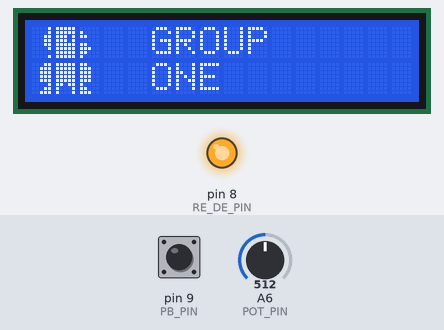
The sketch below on a simulated Arduino Nano, built with avr-gcc and run on an emulated ATmega328P. Parts: 16×2 character LCD, output pins drawn as LEDs (lit = HIGH). Inputs (shaded band) come from the test bench; at power-on: pin 9 (PB_PIN) HIGH, A6 (POT_PIN) = 512. What the sketch prints to the serial monitor is not drawn.

Above: at 2.3 s.
At 9.4 s:
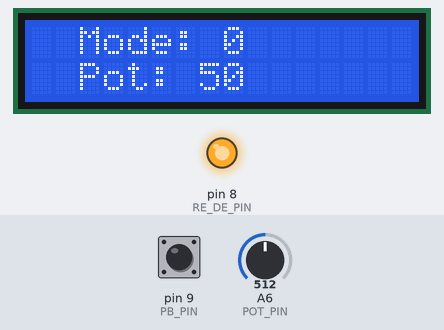
9.5 s: pin 9 (PB_PIN) pulled LOW for 1 s
At 11.36 s:
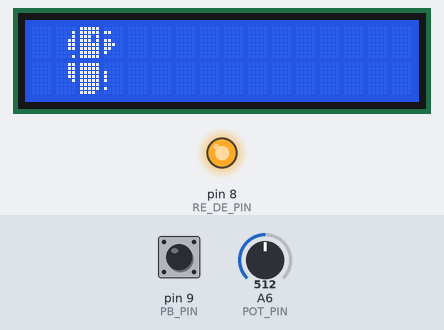
At 23.0 s:
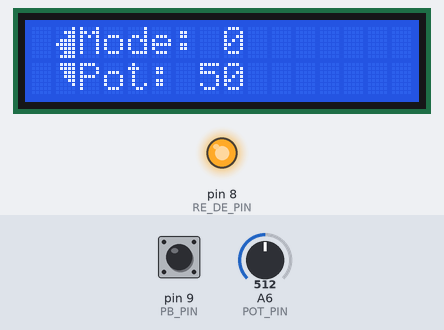
Timing chart, 0 to 23.3 s (numbered marks = the images above; inputs shaded):
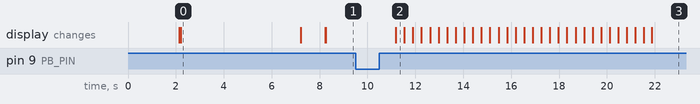

The sketch:

RS_Master.ino
```cpp
#include <LiquidCrystal_I2C.h>
LiquidCrystal_I2C lcd(0x27, 16, 2);

void setup() {
  setupComs(9600);
  setupComponent();
  setupDisplay();
  delay(1000);
}

void loop() {
  sendData();
  updateData();
  updateDisplay();
//  debugPacket();
}
```

Data.ino
```cpp
#define POT_PIN   A6
#define PB_PIN    9

void setupComponent() {
  pinMode(POT_PIN, INPUT);
  pinMode(PB_PIN, INPUT_PULLUP);
}

void getMappedPot() {
  uint16_t pot_value = analogRead(POT_PIN);
  data.mapped_pot = map(pot_value, 0, 1023, 1, 100);
}

void switchMode() {
  uint8_t is_pressed = digitalRead(PB_PIN);

  if (!is_pressed) {
    if (data.mode >= 3) {
      data.mode = 0;
    } else {
      data.mode += 1;
    }
    delay(500);
  }
}

void updateData() {
  getMappedPot();
  switchMode();
}
```

Display.ino
```cpp
// setting animation speed (delay between frames)
int x = 300;
// setting time for Man waiting
int y = 3000;

void setupDisplay() {
  lcd.init();
  lcd.backlight();
  // clear the LCD screen:
  lcd.clear();


  // get the standing man part on the screen:
  standingMan();
  // delay(y);
  lcd.setCursor(4, 0);
  lcd.print("This Project");

  lcd.setCursor(4, 1);
  lcd.print("Done By");
  delay(2000);
  lcd.clear();
  standingMan();
  // delay(y);
  lcd.setCursor(5, 0);
  lcd.print("GROUP");

  lcd.setCursor(5, 1);
  lcd.print("ONE");
  delay(5000);
  lcd.clear();
}

void updateDisplay() {
  bool clears = false;
  uint8_t prev_mode;
  if (data.mode == 0 || data.mode == 1) {
    lcd.setCursor(2, 0);
    lcd.print("Mode: " + topRow + "   ");
    lcd.setCursor(2, 1);
    lcd.print("Pot: " + bottomRow + "   ");
  } else if (data.mode == 2) {
    delay(500);
    animateMario();
    data.mode = 0;
  }

  if (data.mode != prev_mode) {
    clears = true;
    delay(100);
    clears = false;
  } else {
    clears = false;
    prev_mode = data.mode;
  }

  if (clears) lcd.clear();
}

void animateMario() {
  // run to the the right:
  runningManR();
  // slip to the right:
  ManslipR();
  // now run to the left:
  runningManL();
  // slip to the left:
  ManslipL();
}

// START setting all the pixel-art
//setting pixels for standing man:
//step 1 of 1:
byte stepA1[8] = {B00011, B00111, B00111, B00111, B00111, B00001, B00011, B00111};
byte stepA2[8] = {B00001, B00001, B00011, B00011, B00011, B00001, B00000, B00001};
byte stepA3[8] = {B11111, B11111, B11111, B11111, B11111, B11011, B10001, B10001};
byte stepA4[8] = {B11111, B11111, B11101, B11101, B11111, B11111, B11111, B11111};
byte stepA5[8] = {B11000, B11100, B11100, B11100, B11100, B10000, B11000, B11100};
byte stepA6[8] = {B00000, B10000, B11000, B00000, B11000, B11100, B11000, B10000};

//setting pixels for running man right:
//step 1 of 3:
byte stepB1[8] = {B00011, B00011, B00011, B00011, B00001, B00000, B00000, B00000};
byte stepB2[8] = {B00000, B00001, B00001, B00011, B00011, B00011, B00000, B00001};
byte stepB3[8] = {B11111, B11111, B11111, B11111, B11111, B11111, B11111, B11110};
byte stepB4[8] = {B11111, B11111, B11101, B11101, B11111, B11111, B11111, B11111};
byte stepB5[8] = {B00000, B00000, B10000, B10000, B10000, B00000, B10000, B00000};
byte stepB6[8] = {B00000, B11000, B00000, B11000, B11100, B11000, B10000, B00000};

//step 2 of 3
byte stepC1[8] = {B11111, B11111, B11101, B00011, B00111, B01111, B01111, B00111};
byte stepC2[8] = {B00000, B00001, B00001, B00011, B00011, B00011, B00000, B00111};
byte stepC3[8] = {B11111, B11111, B11111, B11111, B11111, B10011, B00000, B00000};
byte stepC4[8] = {B11111, B11111, B11101, B11101, B11111, B11111, B11111, B11111};
byte stepC5[8] = {B11110, B11110, B01100, B11100, B11100, B11100, B00000, B00000};
byte stepC6[8] = {B00000, B11000, B00000, B11000, B11100, B11000, B10000, B00000};

//step 3 of 3
byte stepD1[8] = {B00001, B00011, B00111, B00111, B00111, B01111, B01100, B00000};
byte stepD2[8] = {B00000, B00000, B00001, B00001, B00011, B00011, B00011, B00000};
byte stepD3[8] = {B11111, B11111, B11111, B11111, B11111, B11111, B11110, B11111};
byte stepD4[8] = {B00000, B11111, B11111, B11101, B11101, B11111, B11111, B11111};
byte stepD5[8] = {B10000, B11000, B10000, B00000, B00000, B00000, B00000, B00000};
byte stepD6[8] = {B00000, B00000, B11000, B00000, B11000, B11100, B11000, B10000};

//setting pixels for man slipping right
//step 1 of 3
byte slipA1[8] = {B00111, B00111, B00011, B00011, B00001, B01111, B01111, B00111};
byte slipA2[8] = {B00000, B00011, B00111, B01111, B01111, B00111, B00011, B00111};
byte slipA3[8] = {B11111, B11111, B11111, B11111, B11111, B11111, B11000, B10000};
byte slipA4[8] = {B11111, B11111, B11101, B11101, B11111, B11111, B11111, B11111};
byte slipA5[8] = {B11000, B11000, B10000, B00000, B00000, B00000, B00000, B00000};
byte slipA6[8] = {B00000, B11000, B00000, B11100, B11100, B11000, B10000, B11000};

//step 2 of 3
byte slipB1[8] = {B00011, B00011, B00001, B00001, B00000, B00111, B00111, B00011};
byte slipB2[8] = {B00000, B00001, B00011, B00111, B00111, B00011, B00001, B00011};
byte slipB3[8] = {B11111, B11111, B11111, B11111, B11111, B11111, B11100, B11000};
byte slipB4[8] = {B11111, B11111, B11110, B11110, B11111, B11111, B11111, B11111};
byte slipB5[8] = {B11100, B11100, B11000, B10000, B10000, B00000, B00000, B00000};
byte slipB6[8] = {B00000, B11000, B10000, B11100, B11110, B11100, B11000, B11100};

//step 3 of 3
byte slipC1[8] = {B00001, B00001, B00000, B00000, B00000, B00011, B00011, B00001};
byte slipC2[8] = {B00000, B00000, B00001, B00011, B00011, B00001, B00000, B00001};
byte slipC3[8] = {B11111, B11111, B11111, B11111, B11111, B11111, B11110, B11100};
byte slipC4[8] = {B01111, B11111, B11111, B11111, B11111, B11111, B11111, B11111};
byte slipC5[8] = {B11110, B11110, B11100, B11000, B11000, B10000, B00000, B00000};
byte slipC6[8] = {B10000, B11100, B11000, B11110, B11111, B11110, B11100, B11110};

//setting pixels for man running left
//step 1 of 3
byte stepE1[8] = {B00000, B00001, B00001, B00001, B00000, B00000, B00001, B00000};
byte stepE2[8] = {B00000, B00011, B00000, B00011, B00111, B00011, B00001, B00000};
byte stepE3[8] = {B11111, B11111, B11111, B11111, B11111, B11111, B11111, B01111};
byte stepE4[8] = {B11111, B11111, B10111, B10111, B11111, B11111, B11111, B11111};
byte stepE5[8] = {B11000, B11000, B11000, B11000, B10000, B00000, B00000, B00000};
byte stepE6[8] = {B00000, B10000, B10000, B11000, B11000, B11000, B10000, B10000};

//step 2 of 3
byte stepF1[8] = {B01111, B01111, B01100, B00111, B00111, B00111, B00000, B00000};
byte stepF2[8] = {B00000, B00011, B00000, B00011, B00111, B00011, B00001, B00000};
byte stepF3[8] = {B11111, B11111, B11111, B11111, B11111, B11001, B00000, B00000};
byte stepF4[8] = {B11111, B11111, B10111, B10111, B11111, B11111, B11111, B11111};
byte stepF5[8] = {B11111, B11111, B10111, B11000, B11100, B11110, B11110, B11100};
byte stepF6[8] = {B00000, B10000, B10000, B11000, B11000, B11000, B00000, B11100};

//step 3 of 3
byte stepG1[8] = {B00001, B00011, B00001, B00000, B00000, B00000, B00000, B00000};
byte stepG2[8] = {B00000, B00000, B00011, B00000, B00011, B00111, B00011, B00001};
byte stepG3[8] = {B11111, B11111, B11111, B11111, B11111, B11111, B01111, B11111};
byte stepG4[8] = {B00000, B11111, B11111, B10111, B10111, B11111, B11111, B11111};
byte stepG5[8] = {B10000, B11000, B11100, B11100, B11100, B11110, B00110, B00000};
byte stepG6[8] = {B00000, B00000, B10000, B10000, B11000, B11000, B11000, B00000};

//setting pixels for man slipping left
//step 1 of 3
byte slipD1[8] = {B00011, B00011, B00001, B00000, B00000, B00000, B00000, B00000};
byte slipD2[8] = {B00000, B00001, B00000, B00011, B00111, B00011, B00001, B00011};
byte slipD3[8] = {B11111, B11111, B11111, B11111, B11111, B11111, B00011, B00001};
byte slipD4[8] = {B11111, B11111, B10111, B10111, B11111, B11111, B11111, B11111};
byte slipD5[8] = {B11100, B11100, B11000, B11000, B10000, B11110, B11110, B11100};
byte slipD6[8] = {B00000, B11000, B11100, B11110, B11110, B11100, B11000, B11100};

//step 2 of 3
byte slipE1[8] = {B00111, B00111, B00111, B00011, B00001, B00000, B00000, B00000};
byte slipE2[8] = {B00000, B00011, B00001, B00111, B01111, B00111, B00011, B00111};
byte slipE3[8] = {B11111, B11111, B11111, B11111, B11111, B11111, B00111, B00011};
byte slipE4[8] = {B11111, B11111, B01111, B01111, B11111, B11111, B11111, B11111};
byte slipE5[8] = {B11000, B11000, B10000, B00000, B10000, B11100, B11100, B11000};
byte slipE6[8] = {B00000, B00000, B11000, B11100, B11100, B11000, B10000, B11000};

//step 3 of 3
byte slipF1[8] = {B01111, B01111, B00111, B00111, B00011, B00001, B00000, B00000};
byte slipF2[8] = {B00001, B00111, B00011, B01111, B11111, B01111, B00111, B01111};
byte slipF3[8] = {B11111, B11111, B11111, B11111, B11111, B11111, B01111, B00111};
byte slipF4[8] = {B11110, B11111, B11111, B11111, B11111, B11111, B11111, B11111};
byte slipF5[8] = {B00000, B00000, B00000, B00000, B00000, B11000, B11000, B10000};
byte slipF6[8] = {B00000, B00000, B10000, B11000, B11000, B10000, B00000, B10000};
// END setting all the pixel-art

// START putting al the pixel-art we defined before in his place for each animation part
// standing man animation part
void standingMan() {
  int a = 0;
  int b = a + 1;
  int c = a + 2;
  lcd.createChar(1, stepA1);
  lcd.createChar(2, stepA2);
  lcd.createChar(3, stepA3);
  lcd.createChar(4, stepA4);
  lcd.createChar(5, stepA5);
  lcd.createChar(6, stepA6);
  lcd.setCursor(a, 1);
  lcd.write(1);
  lcd.setCursor(a, 0);
  lcd.write(2);
  lcd.setCursor(b, 1);
  lcd.write(3);
  lcd.setCursor(b, 0);
  lcd.write(4);
  lcd.setCursor(c, 1);
  lcd.write(5);
  lcd.setCursor(c, 0);
  lcd.write(6);
}

// running man to the right animation part
void runningManR() {
  for (int a = 0; a < 11; a += 4) {
    int b = a + 1;
    int c = a + 2;
    int d = a + 3;
    int e = a + 4;
    int f = a + 5;
    int g = a + 6;
    lcd.clear();
    lcd.createChar(1, stepB1);
    lcd.createChar(2, stepB2);
    lcd.createChar(3, stepB3);
    lcd.createChar(4, stepB4);
    lcd.createChar(5, stepB5);
    lcd.createChar(6, stepB6);
    lcd.setCursor(b, 1);
    lcd.write(1);
    lcd.setCursor(b, 0);
    lcd.write(2);
    lcd.setCursor(c, 1);
    lcd.write(3);
    lcd.setCursor(c, 0);
    lcd.write(4);
    lcd.setCursor(d, 1);
    lcd.write(5);
    lcd.setCursor(d, 0);
    lcd.write(6);
    delay(x);
    lcd.clear();
    lcd.createChar(1, stepC1);
    lcd.createChar(2, stepC2);
    lcd.createChar(3, stepC3);
    lcd.createChar(4, stepC4);
    lcd.createChar(5, stepC5);
    lcd.createChar(6, stepC6);
    lcd.setCursor(c, 1);
    lcd.write(1);
    lcd.setCursor(c, 0);
    lcd.write(2);
    lcd.setCursor(d, 1);
    lcd.write(3);
    lcd.setCursor(d, 0);
    lcd.write(4);
    lcd.setCursor(e, 1);
    lcd.write(5);
    lcd.setCursor(e, 0);
    lcd.write(6);
    delay(x);
    lcd.clear();
    lcd.createChar(1, stepB1);
    lcd.createChar(2, stepB2);
    lcd.createChar(3, stepB3);
    lcd.createChar(4, stepB4);
    lcd.createChar(5, stepB5);
    lcd.createChar(6, stepB6);
    lcd.setCursor(d, 1);
    lcd.write(1);
    lcd.setCursor(d, 0);
    lcd.write(2);
    lcd.setCursor(e, 1);
    lcd.write(3);
    lcd.setCursor(e, 0);
    lcd.write(4);
    lcd.setCursor(f, 1);
    lcd.write(5);
    lcd.setCursor(f, 0);
    lcd.write(6);
    delay(x);
    lcd.clear();
    lcd.createChar(1, stepD1);
    lcd.createChar(2, stepD2);
    lcd.createChar(3, stepD3);
    lcd.createChar(4, stepD4);
    lcd.createChar(5, stepD5);
    lcd.createChar(6, stepD6);
    lcd.setCursor(e, 1);
    lcd.write(1);
    lcd.setCursor(e, 0);
    lcd.write(2);
    lcd.setCursor(f, 1);
    lcd.write(3);
    lcd.setCursor(f, 0);
    lcd.write(4);
    lcd.setCursor(g, 1);
    lcd.write(5);
    lcd.setCursor(g, 0);
    lcd.write(6);
    delay(x);
  }
}

// slipping man the the right animation part
void ManslipR() {
  int a = 13;
  int b = a + 1;
  int c = a + 2;
  lcd.clear();
  lcd.createChar(1, slipA1);
  lcd.createChar(2, slipA2);
  lcd.createChar(3, slipA3);
  lcd.createChar(4, slipA4);
  lcd.createChar(5, slipA5);
  lcd.createChar(6, slipA6);
  lcd.setCursor(a, 1);
  lcd.write(1);
  lcd.setCursor(a, 0);
  lcd.write(2);
  lcd.setCursor(b, 1);
  lcd.write(3);
  lcd.setCursor(b, 0);
  lcd.write(4);
  lcd.setCursor(c, 1);
  lcd.write(5);
  lcd.setCursor(c, 0);
  lcd.write(6);
  delay(x);
  lcd.clear();
  lcd.createChar(1, slipB1);
  lcd.createChar(2, slipB2);
  lcd.createChar(3, slipB3);
  lcd.createChar(4, slipB4);
  lcd.createChar(5, slipB5);
  lcd.createChar(6, slipB6);
  lcd.setCursor(a, 1);
  lcd.write(1);
  lcd.setCursor(a, 0);
  lcd.write(2);
  lcd.setCursor(b, 1);
  lcd.write(3);
  lcd.setCursor(b, 0);
  lcd.write(4);
  lcd.setCursor(c, 1);
  lcd.write(5);
  lcd.setCursor(c, 0);
  lcd.write(6);
  delay(x);
  lcd.createChar(1, slipC1);
  lcd.createChar(2, slipC2);
  lcd.createChar(3, slipC3);
  lcd.createChar(4, slipC4);
  lcd.createChar(5, slipC5);
  lcd.createChar(6, slipC6);
  lcd.setCursor(a, 1);
  lcd.write(1);
  lcd.setCursor(a, 0);
  lcd.write(2);
  lcd.setCursor(b, 1);
  lcd.write(3);
  lcd.setCursor(b, 0);
  lcd.write(4);
  lcd.setCursor(c, 1);
  lcd.write(5);
  lcd.setCursor(c, 0);
  lcd.write(6);
  delay(x);
}

// running man to the left animation part
void runningManL() {
  for (int a = 16; a > 4; a -= 4) {
    int b = a - 1;
    int c = a - 2;
    int d = a - 3;
    int e = a - 4;
    int f = a - 5;
    int g = a - 6;
    lcd.clear();
    lcd.createChar(1, stepE1);
    lcd.createChar(2, stepE2);
    lcd.createChar(3, stepE3);
    lcd.createChar(4, stepE4);
    lcd.createChar(5, stepE5);
    lcd.createChar(6, stepE6);
    lcd.setCursor(d, 1);
    lcd.write(1);
    lcd.setCursor(d, 0);
    lcd.write(2);
    lcd.setCursor(c, 1);
    lcd.write(3);
    lcd.setCursor(c, 0);
    lcd.write(4);
    lcd.setCursor(b, 1);
    lcd.write(5);
    lcd.setCursor(b, 0);
    lcd.write(6);
    delay(x);
    lcd.clear();
    lcd.createChar(1, stepF1);
    lcd.createChar(2, stepF2);
    lcd.createChar(3, stepF3);
    lcd.createChar(4, stepF4);
    lcd.createChar(5, stepF5);
    lcd.createChar(6, stepF6);
    lcd.setCursor(e, 1);
    lcd.write(1);
    lcd.setCursor(e, 0);
    lcd.write(2);
    lcd.setCursor(d, 1);
    lcd.write(3);
    lcd.setCursor(d, 0);
    lcd.write(4);
    lcd.setCursor(c, 1);
    lcd.write(5);
    lcd.setCursor(c, 0);
    lcd.write(6);
    delay(x);
    lcd.clear();
    lcd.createChar(1, stepE1);
    lcd.createChar(2, stepE2);
    lcd.createChar(3, stepE3);
    lcd.createChar(4, stepE4);
    lcd.createChar(5, stepE5);
    lcd.createChar(6, stepE6);
    lcd.setCursor(f, 1);
    lcd.write(1);
    lcd.setCursor(f, 0);
    lcd.write(2);
    lcd.setCursor(e, 1);
    lcd.write(3);
    lcd.setCursor(e, 0);
    lcd.write(4);
    lcd.setCursor(d, 1);
    lcd.write(5);
    lcd.setCursor(d, 0);
    lcd.write(6);
    delay(x);
    lcd.clear();
    lcd.createChar(1, stepG1);
    lcd.createChar(2, stepG2);
    lcd.createChar(3, stepG3);
    lcd.createChar(4, stepG4);
    lcd.createChar(5, stepG5);
    lcd.createChar(6, stepG6);
    lcd.setCursor(g, 1);
    lcd.write(1);
    lcd.setCursor(g, 0);
    lcd.write(2);
    lcd.setCursor(f, 1);
    lcd.write(3);
    lcd.setCursor(f, 0);
    lcd.write(4);
    lcd.setCursor(e, 1);
    lcd.write(5);
    lcd.setCursor(e, 0);
    lcd.write(6);
    delay(x);
  }
}

// slipping man to the leftt animation part
void ManslipL() {
  int a = 1;
  int b = a + 1;
  int c = a + 2;
  lcd.clear();
  lcd.createChar(1, slipD1);
  lcd.createChar(2, slipD2);
  lcd.createChar(3, slipD3);
  lcd.createChar(4, slipD4);
  lcd.createChar(5, slipD5);
  lcd.createChar(6, slipD6);
  lcd.setCursor(a, 1);
  lcd.write(1);
  lcd.setCursor(a, 0);
  lcd.write(2);
  lcd.setCursor(b, 1);
  lcd.write(3);
  lcd.setCursor(b, 0);
  lcd.write(4);
  lcd.setCursor(c, 1);
  lcd.write(5);
  lcd.setCursor(c, 0);
  lcd.write(6);
  delay(x);
  lcd.clear();
  lcd.createChar(1, slipE1);
  lcd.createChar(2, slipE2);
  lcd.createChar(3, slipE3);
  lcd.createChar(4, slipE4);
  lcd.createChar(5, slipE5);
  lcd.createChar(6, slipE6);
  lcd.setCursor(a, 1);
  lcd.write(1);
  lcd.setCursor(a, 0);
  lcd.write(2);
  lcd.setCursor(b, 1);
  lcd.write(3);
  lcd.setCursor(b, 0);
  lcd.write(4);
  lcd.setCursor(c, 1);
  lcd.write(5);
  lcd.setCursor(c, 0);
  lcd.write(6);
  delay(x);
  lcd.createChar(1, slipF1);
  lcd.createChar(2, slipF2);
  lcd.createChar(3, slipF3);
  lcd.createChar(4, slipF4);
  lcd.createChar(5, slipF5);
  lcd.createChar(6, slipF6);
  lcd.setCursor(a, 1);
  lcd.write(1);
  lcd.setCursor(a, 0);
  lcd.write(2);
  lcd.setCursor(b, 1);
  lcd.write(3);
  lcd.setCursor(b, 0);
  lcd.write(4);
  lcd.setCursor(c, 1);
  lcd.write(5);
  lcd.setCursor(c, 0);
  lcd.write(6);
  delay(x);
}
```

communication.ino
```cpp
#define RE_DE_PIN 8

struct __attribute__((packed)) packet_data {
  int16_t mapped_pot;
  uint8_t mode;
};

packet_data data = {0, 0};

String topRow = "";
String bottomRow = "";

void setupComs(uint16_t baud) {
  Serial.begin(baud);
  pinMode(RE_DE_PIN, OUTPUT);
  digitalWrite(RE_DE_PIN, HIGH);
}

void sendData() {
  Serial.write((const byte*)&data, sizeof(data));
  topRow = String(data.mode);
  bottomRow = String(data.mapped_pot);
}

void debugPacket() {
  Serial.print(" Pot: ");
  Serial.print(data.mapped_pot);
  Serial.print(" Mode: ");
  Serial.println(data.mode);
}
```

Measured:
- after the input at 9.5 s, the display: changes after 1.7 s (image 2)
- what the display in image 0 shows lasts 5.0 s, from 2.2 s to 7.2 s
